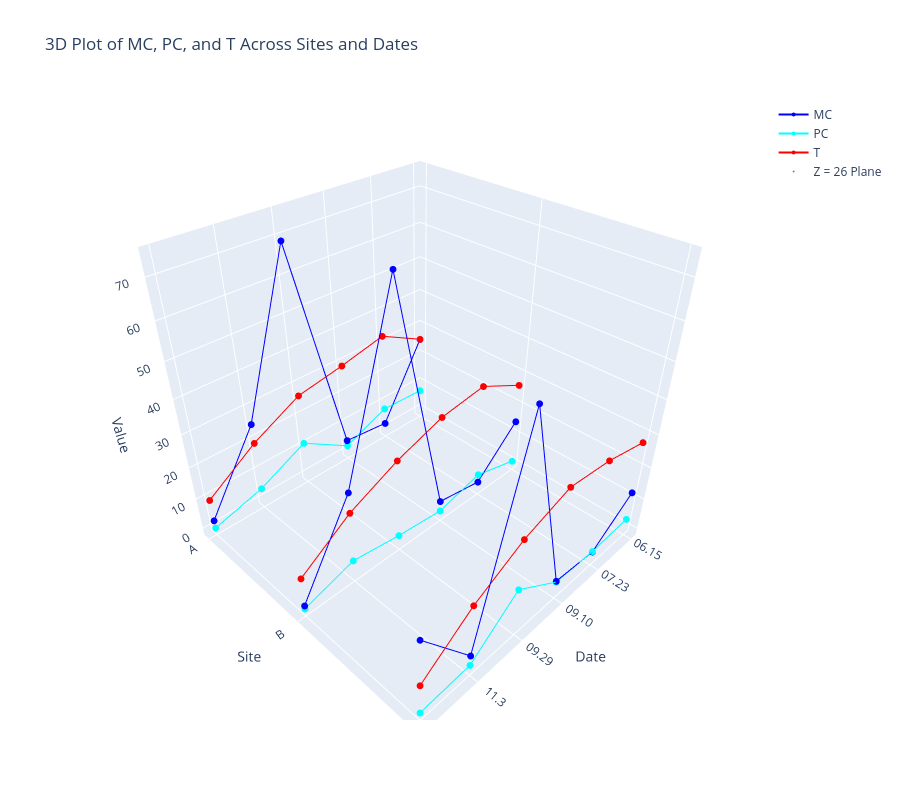

The code cell stored with this chart in its notebook:
### Code cell
import pandas as pd
import plotly.graph_objects as go

# Create the DataFrame
df = pd.DataFrame({
    'Date': ['06.15', '06.15', '06.15', '07.23', '07.23', '07.23',
             '09.10', '09.10', '09.10', '09.29', '09.29', '09.29',
             '11.3', '11.3', '11.3', '12.4', '12.4', '12.4'],
    'Site': ['A', 'B', 'C'] * 6,
    'MC': [25.456808, 14.658668, 12.065090, 2.557642, 1.984582, 2.229247,
           4.102333, 4.412242, 3.521661, 69.079020, 74.135430, 60.678855,
           25.271950, 25.978760, 4.294802, 2.595701, 1.187480, 22.988410],
    'PC': [7.34, 0.76, 3.09, 7.88, 4.59, 2.40, 2.21, 1.11, 3.23,
           11.26, 2.56, 12.58, 4.20, 4.70, 1.15, 0.05, 0.16, 0.33],
    'T': [25.520, 26.573, 27.718, 32.481, 33.133, 30.747,
          29.327, 31.238, 32.182, 26.763, 26.465, 27.457,
          19.376, 19.916, 19.931, 9.527, 10.146, 9.308]
})

# Convert Date to ordered category and numeric index
date_order = ['06.15', '07.23', '09.10', '09.29', '11.3', '12.4']
df['Date'] = pd.Categorical(df['Date'], categories=date_order, ordered=True)
df['DateIndex'] = df['Date'].cat.codes

# Map site letters to numbers
site_map = {'A': 0, 'B': 1, 'C': 2}
df['SiteIndex'] = df['Site'].map(site_map)

# Create 3D plot
fig = go.Figure()

# Plot each variable with different color (legend only once per variable)
colors = {'MC': 'blue', 'PC': 'cyan', 'T': 'red'}

for var_idx, var in enumerate(['MC', 'PC', 'T']):
    for site_idx, site in enumerate(df['Site'].unique()):
        subset = df[df['Site'] == site]
        fig.add_trace(go.Scatter3d(
            x=subset['DateIndex'],
            y=[site_map[site]] * len(subset),
            z=subset[var],
            mode='lines+markers',
            name=var if site_idx == 0 else None,
            showlegend=(site_idx == 0),
            line=dict(color=colors[var]),
            marker=dict(size=4)
        ))

# Add horizontal plane at z=26
x_range = df['DateIndex'].unique()
y_range = list(site_map.values())
plane_x, plane_y = [], []
for x in x_range:
    for y in y_range:
        plane_x.append(x)
        plane_y.append(y)

fig.add_trace(go.Scatter3d(
    x=plane_x,
    y=plane_y * len(x_range),
    z=[26] * len(plane_x),
    mode='markers',
    marker=dict(size=0.1, color='gray'),
    name='Z = 26 Plane',
    showlegend=True
))

# Layout settings
fig.update_layout(
    title='3D Plot of MC, PC, and T Across Sites and Dates',
    scene=dict(
        xaxis=dict(title='Date', tickvals=list(range(len(date_order))), ticktext=date_order),
        yaxis=dict(title='Site', tickvals=[0, 1, 2], ticktext=['A', 'B', 'C']),
        zaxis=dict(title='Value')
    ),
    height=800
)

# Save and show
fig.write_html('metada_3D_MCPC.html')
fig.show()

### Figure 1 — Plotly figure (JSON) as saved in the notebook; plotly's stock layout.template omitted (floating-point values rounded to 4 significant figures)
{"data": [{"line": {"color": "blue"}, "marker": {"size": 4}, "mode": "lines+markers", "name": "MC", "showlegend": true, "type": "scatter3d", "x": [0, 1, 2, 3, 4, 5], "y": [0, 0, 0, 0, 0, 0], "z": [25.46, 2.558, 4.102, 69.08, 25.27, 2.596]}, {"line": {"color": "blue"}, "marker": {"size": 4}, "mode": "lines+markers", "showlegend": false, "type": "scatter3d", "x": [0, 1, 2, 3, 4, 5], "y": [1, 1, 1, 1, 1, 1], "z": [14.66, 1.985, 4.412, 74.14, 25.98, 1.187]}, {"line": {"color": "blue"}, "marker": {"size": 4}, "mode": "lines+markers", "showlegend": false, "type": "scatter3d", "x": [0, 1, 2, 3, 4, 5], "y": [2, 2, 2, 2, 2, 2], "z": [12.07, 2.229, 3.522, 60.68, 4.295, 22.99]}, {"line": {"color": "cyan"}, "marker": {"size": 4}, "mode": "lines+markers", "name": "PC", "showlegend": true, "type": "scatter3d", "x": [0, 1, 2, 3, 4, 5], "y": [0, 0, 0, 0, 0, 0], "z": [7.34, 7.88, 2.21, 11.26, 4.2, 0.05]}, {"line": {"color": "cyan"}, "marker": {"size": 4}, "mode": "lines+markers", "showlegend": false, "type": "scatter3d", "x": [0, 1, 2, 3, 4, 5], "y": [1, 1, 1, 1, 1, 1], "z": [0.76, 4.59, 1.11, 2.56, 4.7, 0.16]}, {"line": {"color": "cyan"}, "marker": {"size": 4}, "mode": "lines+markers", "showlegend": false, "type": "scatter3d", "x": [0, 1, 2, 3, 4, 5], "y": [2, 2, 2, 2, 2, 2], "z": [3.09, 2.4, 3.23, 12.58, 1.15, 0.33]}, {"line": {"color": "red"}, "marker": {"size": 4}, "mode": "lines+markers", "name": "T", "showlegend": true, "type": "scatter3d", "x": [0, 1, 2, 3, 4, 5], "y": [0, 0, 0, 0, 0, 0], "z": [25.52, 32.48, 29.33, 26.76, 19.38, 9.527]}, {"line": {"color": "red"}, "marker": {"size": 4}, "mode": "lines+markers", "showlegend": false, "type": "scatter3d", "x": [0, 1, 2, 3, 4, 5], "y": [1, 1, 1, 1, 1, 1], "z": [26.57, 33.13, 31.24, 26.46, 19.92, 10.15]}, {"line": {"color": "red"}, "marker": {"size": 4}, "mode": "lines+markers", "showlegend": false, "type": "scatter3d", "x": [0, 1, 2, 3, 4, 5], "y": [2, 2, 2, 2, 2, 2], "z": [27.72, 30.75, 32.18, 27.46, 19.93, 9.308]}, {"marker": {"color": "gray", "size": 0.1}, "mode": "markers", "name": "Z = 26 Plane", "showlegend": true, "type": "scatter3d", "x": [0, 0, 0, 1, 1, 1, 2, 2, 2, 3, 3, 3, 4, 4, 4, 5, 5, 5], "y": [0, 1, 2, 0, 1, 2, 0, 1, 2, 0, 1, 2, 0, 1, 2, 0, 1, 2, 0, 1, 2, 0, 1, 2, 0, 1, 2, 0, 1, 2, 0, 1, 2, 0, 1, 2, 0, 1, 2, 0, 1, 2, 0, 1, 2, 0, 1, 2, 0, 1, 2, 0, 1, 2, 0, 1, 2, 0, 1, 2, 0, 1, 2, 0, 1, 2, 0, 1, 2, 0, 1, 2, 0, 1, 2, 0, 1, 2, 0, 1, 2, 0, 1, 2, 0, 1, 2, 0, 1, 2, 0, 1, 2, 0, 1, 2, 0, 1, 2, 0, 1, 2, 0, 1, 2, 0, 1, 2], "z": [26, 26, 26, 26, 26, 26, 26, 26, 26, 26, 26, 26, 26, 26, 26, 26, 26, 26]}], "layout": {"height": 800, "scene": {"xaxis": {"ticktext": ["06.15", "07.23", "09.10", "09.29", "11.3", "12.4"], "tickvals": [0, 1, 2, 3, 4, 5], "title": {"text": "Date"}}, "yaxis": {"ticktext": ["A", "B", "C"], "tickvals": [0, 1, 2], "title": {"text": "Site"}}, "zaxis": {"title": {"text": "Value"}}}, "title": {"text": "3D Plot of MC, PC, and T Across Sites and Dates"}}}
